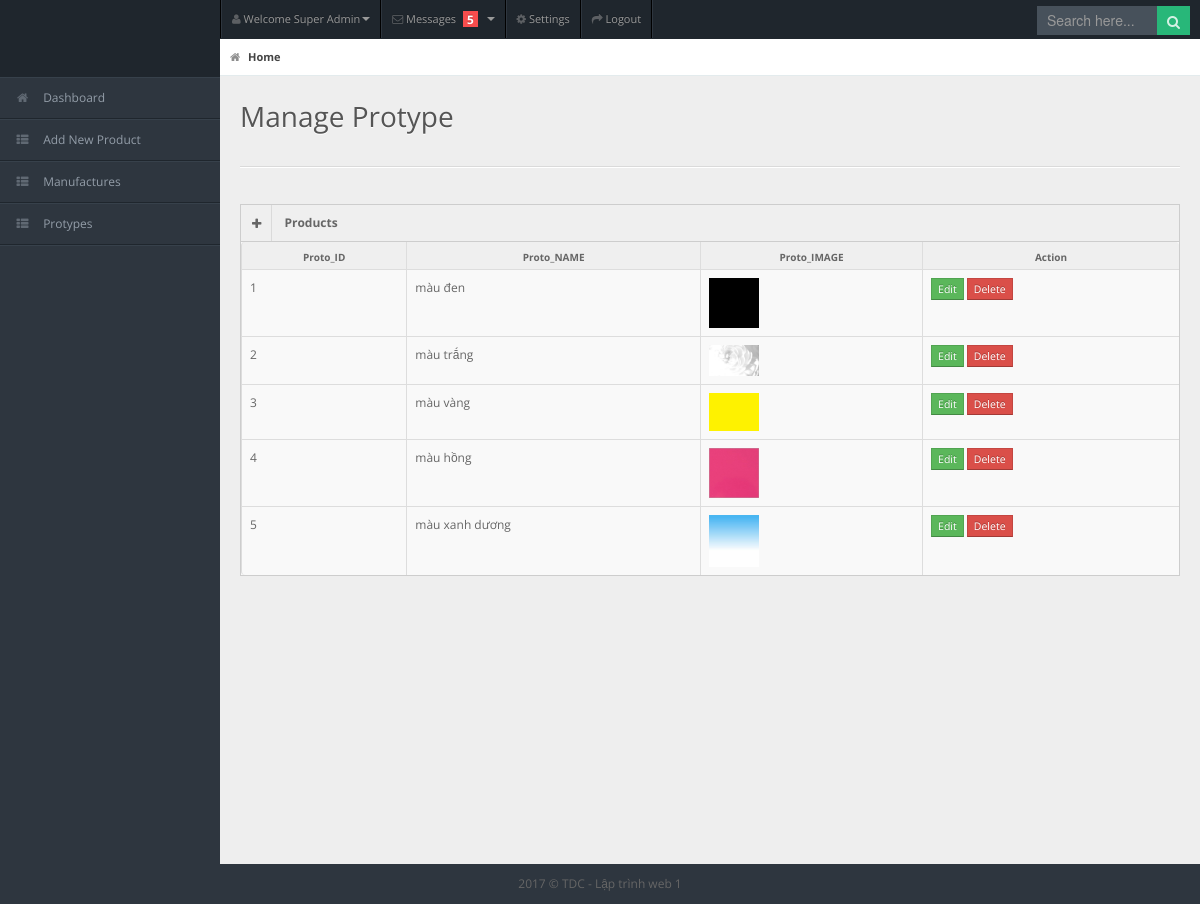
Screenshot of /protypes.php with the database file from the repository.
### tables this page shows
CREATE TABLE IF NOT EXISTS `protypes` (
  `type_ID` int(11) NOT NULL AUTO_INCREMENT COMMENT 'mã loại',
  `type_name` varchar(100) NOT NULL COMMENT 'tên loại',
  `type_img` varchar(150) DEFAULT NULL COMMENT 'hình ảnh loại sản phẩm',
  PRIMARY KEY (`type_ID`)
);

### data.php (called while the page is built, shortened)
<?php
class DB
{
	private static $conn;
	public function __construct()
	{
		self::$conn = new mysqli(DB_HOST,DB_USER,DB_PASS,DB_NAME);
		self::$conn->set_charset('utf8');
	}
	public function getArray($obj)
	{
		$arr = array();
		while($row = $obj->fetch_assoc())
		{
			$arr[] = $row;
		}
		return $arr;
	}
	public function getProto()
	{
		$sql = "SELECT * FROM `protypes`";
		$result = self::$conn->query($sql);
		return $this->getArray($result);
	}
}

### protypes.php (the view, shortened to what this page needs)
<?php
require "data.php";
$db = new DB;
?>
<!DOCTYPE html>
<html lang="en">
<head>
	<link rel="stylesheet" href="public/css/bootstrap.min.css" />
	<link rel="stylesheet" href="public/css/bootstrap-responsive.min.css" />
	<link rel="stylesheet" href="public/css/uniform.css" />
	<link rel="stylesheet" href="public/css/select2.css" />
	<link rel="stylesheet" href="public/css/matrix-style.css" />
	<link rel="stylesheet" href="public/css/matrix-media.css" />
	<link href="public/font-awesome/css/font-awesome.css" rel="stylesheet" />
</head>
<body>
	<div id="header">
		<h1><a href="dashboard.php">Dashboard</a></h1>
	</div>
	<div id="user-nav" class="navbar navbar-inverse">
		<ul class="nav">
			<li  class="dropdown" id="profile-messages" ><a title="" href="form.php" data-toggle="dropdown" data-target="form.phpprofile-messages" class="dropdown-toggle"><i class="icon icon-user"></i>  <span class="text">Welcome Super Admin</span><b class="caret"></b></a>
			</li>
			<li class="dropdown" id="menu-messages"><a href="form.php" data-toggle="dropdown" data-target="form.phpmenu-messages" class="dropdown-toggle"><i class="icon icon-envelope"></i> <span class="text">Messages</span> <span class="label label-important">5</span> <b class="caret"></b></a>
			</li>
			<li class=""><a title="" href="form.php"><i class="icon icon-cog"></i> <span class="text">Settings</span></a></li>
			<li class=""><a title="" href="login.php"><i class="icon icon-share-alt"></i> <span class="text">Logout</span></a></li>
		</ul>
	</div>
	<div id="search">
		<form action="result.php" method="get">
			<input type="text" placeholder="Search here..." name="key"/>
			<button type="submit" class="tip-bottom" title="Search"><i class="icon-search icon-white"></i></button>
		</form>
	</div>
	<div id="sidebar"> <a href="form.php" class="visible-phone"><i class="icon icon-th"></i>Tables</a>
		<ul>
			<li><a href="index.php"><i class="icon icon-home"></i> <span>Dashboard</span></a> </li>
			<li> <a href="form.php"><i class="icon icon-th-list"></i> <span>Add New Product</span></a></li>
			<li> <a href="manufactures.php"><i class="icon icon-th-list"></i> <span>Manufactures</span></a></li>
			<li> <a href="protypes.php"><i class="icon icon-th-list"></i> <span>Protypes</span></a></li>
		</ul>
	</div>
	<div id="content">
		<div id="content-header">
			<div id="breadcrumb"> <a href="index.php" title="Go to Home" class="tip-bottom current"><i class="icon-home"></i> Home</a></div>
			<h1>Manage Protype</h1>
		</div>
		<div class="container-fluid">
			<hr>
			<div class="row-fluid">
				<div class="span12">
					<div class="widget-box">
						<div class="widget-title"> <span class="icon"><a href="form_protypes.php"><i class="icon-plus"></i></a></span>
							<h5>Products</h5>
						</div>
						<div class="widget-content nopadding">
							<table class="table table-bordered table-striped">
								<thead>
									<tr>
										<th>Proto_ID</th>
										<th>Proto_NAME</th>
										<th>Proto_IMAGE</th>
										<th>Action</th>
									</tr>
								</thead>
								<tbody>
									<?php
									$manu = $db->getProto();
									foreach ($manu as $value) {
									?>
										<tr class="">
											<td><?php echo $value['type_ID']?></td>
											<td><?php echo $value['type_name']?></td>
											<td><img src="public/images/<?php echo $value['type_img']?>" width="50" height="50"></td>
											<td>
												<a href="#" class="btn btn-success btn-mini">Edit</a>
												<a href="#" class="btn btn-danger btn-mini">Delete</a>
											</td>
										</tr>
									<?php
									}
									?>
								</tbody>
							</table>
						</div>
					</div>
				</div>
			</div>
		</div>
	</div>
	<div class="row-fluid">
		<div id="footer" class="span12"> 2017 &copy; TDC - Lập trình web 1</div>
	</div>
</body>
</html>

### public/css/matrix-media.css (style rules this page uses)
body { background:#2E363F; }
#header { background-color: #1f262d; margin-top:10px; }
#search input[type=text], #search button { background-color: #28b779; }
#sidebar > ul { border-bottom: 1px solid #37414b }
#sidebar > ul > li { border-top: 1px solid #37414b; border-bottom: 1px solid #1f262d; }
#search input[type=text] { background-color: #47515b; color: #fff; }

### rows the page displays
protypes: type_ID "1", type_name "màu đen", type_img (picture)
protypes: type_ID "2", type_name "màu trắng", type_img (picture)
protypes: type_ID "3", type_name "màu vàng", type_img (picture)
protypes: type_ID "4", type_name "màu hồng", type_img (picture)
protypes: type_ID "5", type_name "màu xanh dương", type_img (picture)
